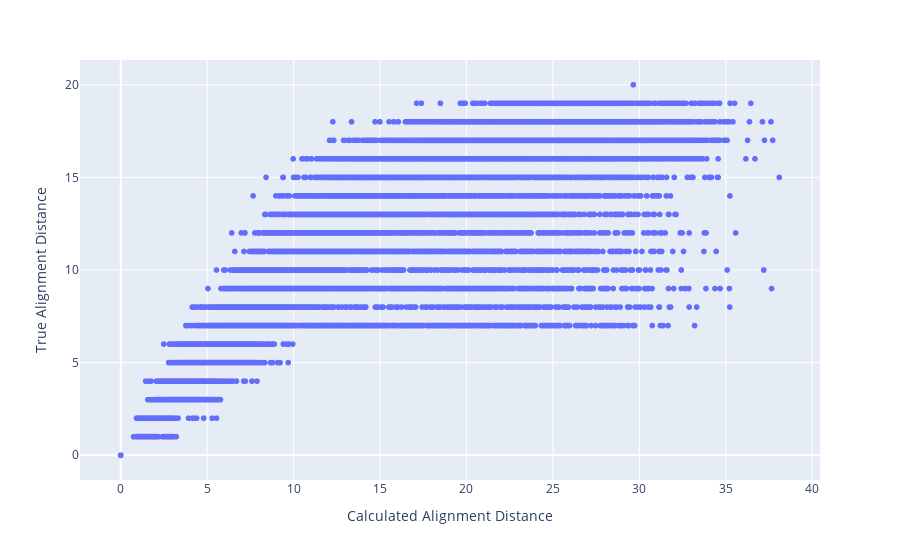

The cell this chart's notebook holds for it:
### Code cell
fig = px.scatter(y=y_true, x=y, 
           labels={
                     "y": "True Alignment Distance",
                     "x": "Calculated Alignment Distance",
                 },)

fig.write_image("alignment_vs_calculated.png", width=800, height=400)

fig

### Figure 1 — Plotly figure (JSON) as saved in the notebook; plotly's stock layout.template omitted (floating-point values rounded to 4 significant figures; data arrays with more than 128 entries replaced by an {"elided": "..."} marker saying what was removed)
{"data": [{"hovertemplate": "Calculated Alignment Distance=%{x}<br>True Alignment Distance=%{y}<extra></extra>", "legendgroup": "", "marker": {"color": "#636efa", "symbol": "circle"}, "mode": "markers", "name": "", "showlegend": false, "type": "scattergl", "x": {"elided": "20000 float values"}, "xaxis": "x", "y": {"elided": "20000 int values"}, "yaxis": "y"}], "layout": {"autosize": true, "legend": {"tracegroupgap": 0}, "margin": {"t": 60}, "xaxis": {"anchor": "y", "autorange": true, "domain": [0, 1], "range": [-2.294, 40.39], "title": {"text": "Calculated Alignment Distance"}, "type": "linear"}, "yaxis": {"anchor": "x", "autorange": true, "domain": [0, 1], "range": [-1.549, 21.55], "title": {"text": "True Alignment Distance"}, "type": "linear"}}}
